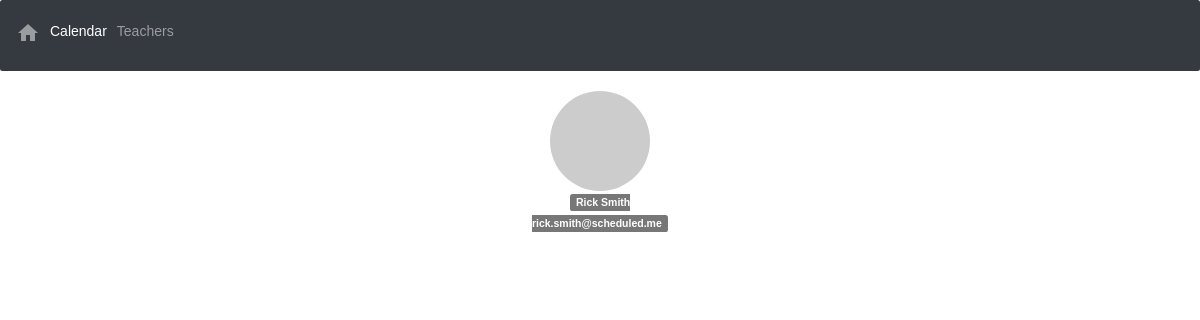
The page /teachers/6 on the database its author committed.
### teachers/models.py (models this page shows, shortened)
class Teacher(models.Model):
    name = models.CharField(max_length=30)
    last_name = models.CharField(max_length=20)
    email = models.EmailField(max_length=100)

### teachers/views.py (the view)
# urls.py: path("<int:id>", views.desc, name="desc_teacher"),
def desc(request, id):
    context = {}
    teacher = Teacher.objects.get(pk=id)
    classes = Class.objects.filter(teacher=teacher)
    context["teacher"] = teacher
    context["classes"] = classes
    return render(request, "teachers/calendart.html", context)

### teachers/models.py (called while the page is built)
    @property
    def get_start(self):
        return self.start.strftime("%m/%d/%Y %H:%M %p")

    @property
    def get_end(self):
        return self.end.strftime("%m/%d/%Y %H:%M %p")

### teachers/templates/teachers/calendart.html (shortened to what this page needs)
<!DOCTYPE html>
{% load static %}
<html>
<head>
  <link rel="stylesheet" href="https://fullcalendar.io/js/fullcalendar-3.0.1/fullcalendar.min.css">
  <link rel="stylesheet" href="https://maxcdn.bootstrapcdn.com/bootstrap/3.3.7/css/bootstrap.min.css">
  <link rel="stylesheet" href="https://cdnjs.cloudflare.com/ajax/libs/bootstrap-datetimepicker/4.17.42/css/bootstrap-datetimepicker.min.css">
  <link rel="stylesheet" href="https://cdnjs.cloudflare.com/ajax/libs/font-awesome/4.7.0/css/font-awesome.min.css">
</head>
<body>
  {% include "students/navbar.html" %}
  <div class="container">
	<div class="row">
        <div class="profile-header-container">
          <div class="text-center">
    		<div class="profile-header-img">
                <img class="img-circle" src="https://picsum.photos/100/100" />
                <div class="rank-label-container">
                  <span class="label label-default rank-label">{{teacher.name}} {{teacher.last_name}} <br> {{teacher.email}}</span>
                </div>
            </div>
        </div>
        </div>
	</div>
  <br><br>
  </div>
</body>

### teachers/templates/teachers/calendart.html (style rules this page uses)
:root { --blue:#007bff;--indigo:#6610f2;--purple:#6f42c1;--pink:#e83e8c;--red:#dc3545;--orange:#fd7e14;--yellow:#ffc107;--green:#28a745;--teal:#20c997;--cyan:#17a2b8;--white:#fff;--gray:#6c757d;--gray-dark:#343a40;--primary:#007bff;--secondary:#6c757d;--success:#28a745;--info:#17a2b8;--warning:#ffc107;--danger:#dc3545;--light:#f8f9fa;--dark:#343a40;--breakpoint-xs:0;--breakpoint-sm:576px;--breakpoint-md:768px;--breakpoint-lg:992px;--breakpoint-xl:1200px;--font-family-sans-serif:-apple-system,BlinkMacSystemFont,"Segoe UI",Roboto,"Helvetica Neue",Arial,"Noto Sans",sans-serif,"Apple Color Emoji","Segoe UI Emoji","Segoe UI Symbol","Noto Color Emoji";--font-family-monospace:SFMono-Regular,Menlo,Monaco,Consolas,"Liberation Mono","Courier New",monospace }
*,::after,::before { box-sizing:border-box }
html { font-family:sans-serif;line-height:1.15;-webkit-text-size-adjust:100%;-webkit-tap-highlight-color:transparent }
body { margin:0;font-family:-apple-system,BlinkMacSystemFont,"Segoe UI",Roboto,"Helvetica Neue",Arial,"Noto Sans",sans-serif,"Apple Color Emoji","Segoe UI Emoji","Segoe UI Symbol","Noto Color Emoji";font-size:1rem;font-weight:400;line-height:1.5;color:#212529;text-align:left;background-color:#fff }
body { padding: 0; font-family: "Lucida Grande", Helvetica, Arial, Verdana, sans-serif; font-size: 14px; }

### rows shown on the page
Teacher: name "Rick", last_name "Smith", email "rick.smith@scheduled.me"
